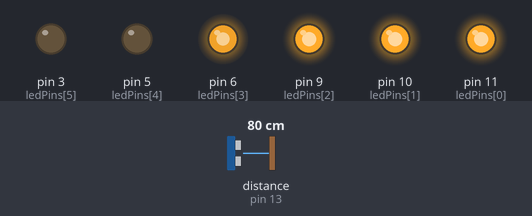
The sketch below on a simulated Arduino Uno, built with avr-gcc and run on an emulated ATmega328P. On the bench: output pins drawn as LEDs (lit = HIGH). Wiring (inferred from the names in the program): ultrasonic range finder: trigger pin 12; echo pin 13. The inputs (shaded band) are chosen by the test bench; at power-on: distance to the obstacle (sensor on pin 13) 80 cm. The echo pulse lasts 58.3 µs per cm; pins used as bus, display or sensor lines are not drawn.

Above: at 1.2 s.
1.3 s: distance to the obstacle (sensor on pin 13) set to 2 cm
At 2.9 s:
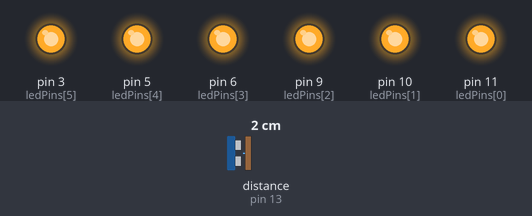
3.2 s: distance to the obstacle (sensor on pin 13) set to 250 cm
At 4.2 s:
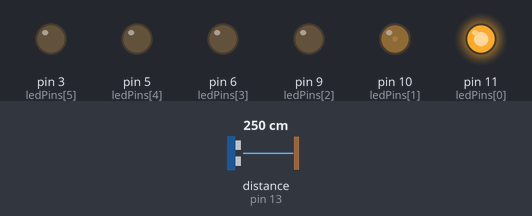
5.1 s: distance to the obstacle (sensor on pin 13) set to 4 cm
At 5.28 s:
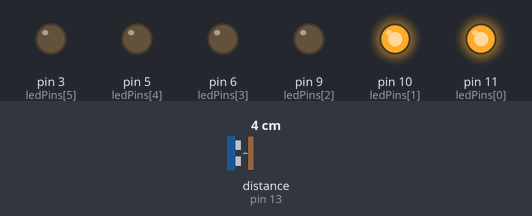
6.9 s: distance to the obstacle (sensor on pin 13) set to 60 cm
At 7.8 s:
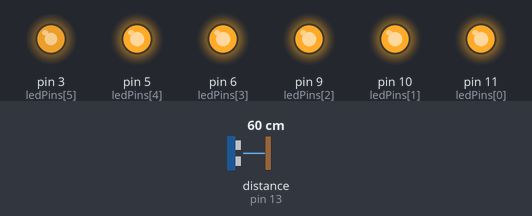
8.7 s: distance to the obstacle (sensor on pin 13) set to 62 cm
At 10.2 s:
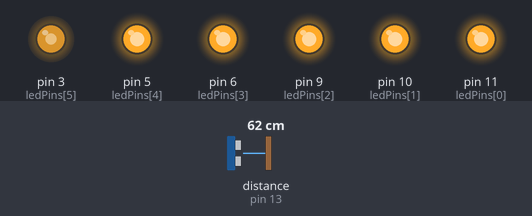
10.6 s: distance to the obstacle (sensor on pin 13) set to 120 cm
At 11.5 s:
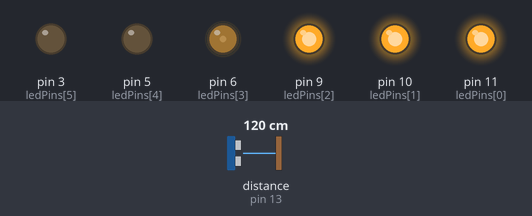
Timing chart, 0 to 32.5 s (numbered marks = the images above; inputs shaded):
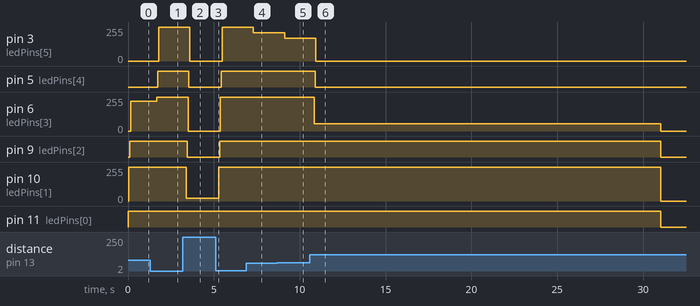

The sketch:

parking_sensor_vs.ino
```cpp
#include <stdarg.h>

#define ARDBUFFER 100
int ardprintf(char *str, ...)
{
	int i, count = 0, j = 0, flag = 0;
	char temp[ARDBUFFER + 1];
	for (i = 0; str[i] != '\0'; i++)  if (str[i] == '%')  count++;

	va_list argv;
	va_start(argv, count);
	for (i = 0, j = 0; str[i] != '\0'; i++)
	{
		if (str[i] == '%')
		{
			temp[j] = '\0';
			Serial.print(temp);
			j = 0;
			temp[0] = '\0';

			switch (str[++i])
			{
			case 'd': Serial.print(va_arg(argv, int));
				break;
			case 'l': Serial.print(va_arg(argv, long));
				break;
			case 'f': Serial.print(va_arg(argv, double));
				break;
			case 'c': Serial.print((char)va_arg(argv, int));
				break;
			case 's': Serial.print(va_arg(argv, char *));
				break;
			default:;
			};
		}
		else
		{
			temp[j] = str[i];
			j = (j + 1) % ARDBUFFER;
			if (j == 0)
			{
				temp[ARDBUFFER] = '\0';
				Serial.print(temp);
				temp[0] = '\0';
			}
		}
	};
	Serial.println();
	return count + 1;
}

#define NUMBER_OF_LEDS 6
#define FIRST_RED_LED 4
#define MAX_DISTANCE 124L
#define SLEEP_DISTANCE_TOLERANCE 4 //tolerance for movement while in SLEEP without becoming ACTIVE
#define SECONDS_UNTIL_SLEEP 20

int ledPins[] = { 11, 10, 9, 6, 5, 3 };
long ledInches[] = { 100L, 76L, 52L, 28L, 28L, 22L };
//long ledInches[] = {36L, 30L, 24L, 18L, 12L, 6L};

typedef enum { ACTIVE, SLEEP } State;

State curState;

int trigPin = 12;    //Trig - orange Jumper
int echoPin = 13;    //Echo - white/orange Jumper
int powerPin = 8;    //solid blue
// ground is blue/white
long sleepInches;
long sleepTime;

void setup() {

	/* set initial states */
	curState = ACTIVE;
	sleepInches = -1;
	sleepTime = millis() / 1000;

#ifdef DEBUG
	//Serial Port begin
	Serial.begin(9600);
#endif

	/* define inputs and outputs and turn on the sensor */
	pinMode(trigPin, OUTPUT);
	pinMode(echoPin, INPUT);
	pinMode(powerPin, OUTPUT);
	digitalWrite(powerPin, HIGH);

	/* turn on LEDs */
	for (int i = 0; i < NUMBER_OF_LEDS; i++)
	{
		pinMode(ledPins[i], OUTPUT);
	}
}

void loop()
{
	// The sensor is triggered by a HIGH pulse of 10 or more microseconds.
	// Give a short LOW pulse beforehand to ensure a clean HIGH pulse:
	digitalWrite(trigPin, LOW);
	delayMicroseconds(10);
	digitalWrite(trigPin, HIGH);
	delayMicroseconds(15);
	digitalWrite(trigPin, LOW);

	// Read the signal from the sensor: a HIGH pulse whose
	// duration is the time (in microseconds) from the sending
	// of the ping to the reception of its echo off of an object.
	pinMode(echoPin, INPUT);
	long duration = pulseIn(echoPin, HIGH);
	long inches = (duration / 2) / 74;

#ifdef DEBUG
	Serial.print(inches);
	Serial.print(" inches");
	Serial.println();
#endif

	/* if the duration was 0 then there was an error.
	so reset the sensor by going low for a quarter of a second and loop again
	*/
	if (duration == 0)
	{
		digitalWrite(powerPin, LOW);
		delay(250);
		digitalWrite(powerPin, HIGH);
		return;
	}

	long seconds = millis() / 1000;

	/* this deals with wraparound of the timer */
	if (sleepTime > seconds)
	{
		sleepTime = seconds;
		curState = ACTIVE;
	}

	if (curState == ACTIVE)
	{
		/* if only little movement in the last SECONDS_UNTIL_SLEEP then go to sleep and turn off all LEDS*/
		if (abs(inches - sleepInches) < SLEEP_DISTANCE_TOLERANCE)
		{
			if (seconds - sleepTime > SECONDS_UNTIL_SLEEP)
			{
				curState = SLEEP;
				for (int i = 0; i < NUMBER_OF_LEDS; i++)
				{
					analogWrite(ledPins[i], 0);
				}
				return;
			}
		}
		else {
			/* if we've moved beyond the SLEEP_DISTANCE_TOLERANCE, then reset the sleep position and the sleep time*/
			sleepInches = inches;
			sleepTime = seconds;
		}

		// color the leds
		for (int i = 0; i < NUMBER_OF_LEDS; i++)
		{
			long earlierStep = i == 0 ? MAX_DISTANCE : ledInches[i - 1];

#ifdef DEBUG
			ardprintf("led: %d earlierSteps: %l ledInches: %l width: %l\n", i, earlierStep, ledInches[i],
				earlierStep - ledInches[i]);
#endif
			/* calculate the intensity based on where the reading is within the this led's inches and the previous led's inches*/
			float intensity = (float)(earlierStep - inches) / (float)(earlierStep - ledInches[i]);

			/* if we're outside of span of this led's and the previous one, then set the value to full (255) or off (0)*/
			int byteIntensity = max(min(intensity * 255, 255), 0);

			/* once we get to within the range of a red led, then turn it full on.  No fading for these*/
			if (i >= FIRST_RED_LED && inches < ledInches[i])
			{
				byteIntensity = 255;
			}
#ifdef DEBUG
			ardprintf("float intensity %f", intensity);
			ardprintf("byte intensity %d", byteIntensity);
#endif
			analogWrite(ledPins[i], byteIntensity);
			/* if we're active, wait a 20th of a second and loop again */
			delay(50);
		}
	}
	else /* then curState == SLEEP */
	{
		/* wake up if the object has moved */
		if (abs(inches - sleepInches) > SLEEP_DISTANCE_TOLERANCE)
		{
			curState = ACTIVE;
			sleepInches = inches;
			sleepTime = seconds;
			return;
		}
		/* if in sleep mode, then wait half a second and then restart the loop*/
		delay(500);
	}
}
```

Measured:
- after the input at 1.3 s, pin 3 (ledPins[5]): 0/255 → 255/255 after 0.48 s; pin 5 (ledPins[4]): LOW → HIGH after 0.43 s; pin 6 (ledPins[3]): 223/255 → 255/255 after 0.38 s
- after the input at 3.2 s, pin 3 (ledPins[5]): 255/255 → 0/255 after 0.40 s; pin 5 (ledPins[4]): HIGH → LOW after 0.35 s; pin 6 (ledPins[3]): 255/255 → 0/255 after 0.30 s; pin 9 (ledPins[2]): HIGH → LOW after 0.25 s; pin 10 (ledPins[1]): 255/255 → 21/255 after 0.20 s
- after the input at 5.1 s, pin 3 (ledPins[5]): 0/255 → 255/255 after 0.38 s; pin 5 (ledPins[4]): LOW → HIGH after 0.33 s; pin 6 (ledPins[3]): 0/255 → 255/255 after 0.28 s; pin 9 (ledPins[2]): LOW → HIGH after 0.23 s; pin 10 (ledPins[1]): 21/255 → 255/255 after 0.18 s
- after the input at 6.9 s, pin 3 (ledPins[5]): 255/255 → 212/255 after 0.39 s
- after the input at 8.7 s, pin 3 (ledPins[5]): 212/255 → 170/255 after 0.42 s
- after the input at 10.6 s, pin 3 (ledPins[5]): 170/255 → 0/255 after 0.35 s instead of 17.5 s; pin 5 (ledPins[4]): HIGH → LOW after 0.30 s instead of 17.5 s
